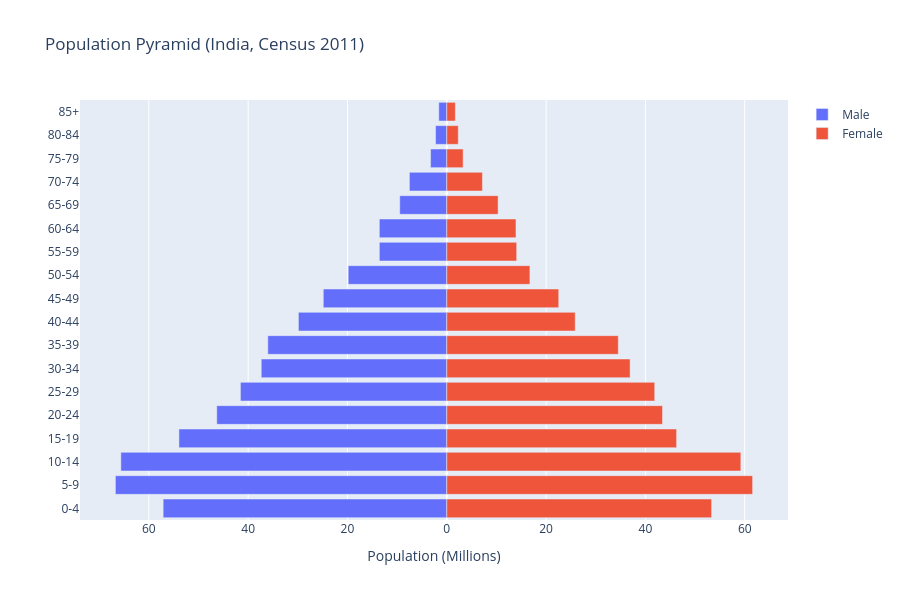

The code cell stored with this chart in its notebook:
### Code cell
df = df_pyramid.copy()
fig = go.Figure()
fig.add_bar(y=df['Age Group'],x=-df['Males_M'],name='Male',orientation='h')
fig.add_bar(y=df['Age Group'],x=df['Females_M'],name='Female',orientation='h')
fig.update_layout(title='Population Pyramid (India, Census 2011)',barmode='relative',height=600,xaxis_title='Population (Millions)')
fig.update_xaxes(tickvals=[-60, -40, -20, 0, 20, 40, 60],ticktext=['60', '40', '20', '0', '20', '40', '60'])
chart6 = fig
chart6

### Figure 1 — Plotly figure (JSON) as saved in the notebook; plotly's stock layout.template omitted (floating-point values rounded to 4 significant figures)
{"data": [{"name": "Male", "orientation": "h", "type": "bar", "x": [-57.12, -66.73, -65.63, -53.94, -46.32, -41.56, -37.36, -36.04, -29.88, -24.87, -19.85, -13.58, -13.59, -9.472, -7.528, -3.263, -2.258, -1.611], "y": ["0-4", "5-9", "10-14", "15-19", "20-24", "25-29", "30-34", "35-39", "40-44", "45-49", "50-54", "55-59", "60-64", "65-69", "70-74", "75-79", "80-84", "85+"]}, {"name": "Female", "orientation": "h", "type": "bar", "x": [53.33, 61.58, 59.21, 46.28, 43.44, 41.86, 36.91, 34.54, 25.86, 22.54, 16.74, 14.07, 13.93, 10.33, 7.181, 3.288, 2.308, 1.722], "y": ["0-4", "5-9", "10-14", "15-19", "20-24", "25-29", "30-34", "35-39", "40-44", "45-49", "50-54", "55-59", "60-64", "65-69", "70-74", "75-79", "80-84", "85+"]}], "layout": {"barmode": "relative", "height": 600, "title": {"text": "Population Pyramid (India, Census 2011)"}, "xaxis": {"ticktext": ["60", "40", "20", "0", "20", "40", "60"], "tickvals": [-60, -40, -20, 0, 20, 40, 60], "title": {"text": "Population (Millions)"}}}}
